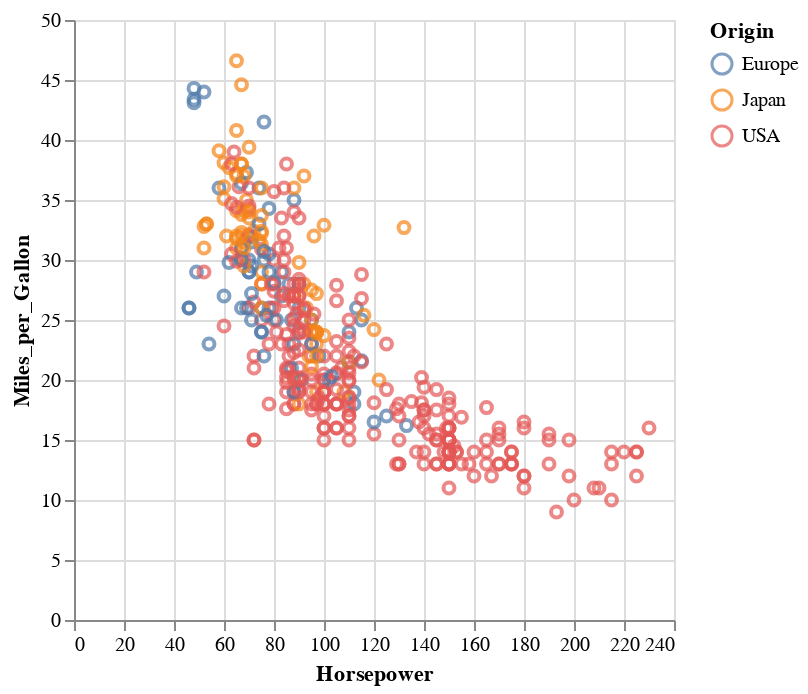

Notebook code cell kept with this figure:
### Code cell
# load an example dataset
from vega_datasets import data
cars = data.cars()

# plot the dataset, referencing dataframe column names
import altair as alt
interval = alt.selection_interval()

alt.Chart(cars).mark_point().encode(
  x='Horsepower',
  y='Miles_per_Gallon',
  color='Origin'
).interactive()

### Figure 1 — Vega-Lite specification as saved in the notebook (floating-point values rounded to 4 significant figures; data arrays with more than 128 entries replaced by an {"elided": "..."} marker saying what was removed)
{"config": {"view": {"continuousWidth": 300, "continuousHeight": 300}}, "data": {"name": "data-583e73726c1545c56c203344161a975c"}, "mark": {"type": "point"}, "encoding": {"color": {"field": "Origin", "type": "nominal"}, "x": {"field": "Horsepower", "type": "quantitative"}, "y": {"field": "Miles_per_Gallon", "type": "quantitative"}}, "params": [{"name": "param_2", "select": {"type": "interval", "encodings": ["x", "y"]}, "bind": "scales"}], "$schema": "https://vega.github.io/schema/vega-lite/v5.20.1.json", "datasets": {"data-583e73726c1545c56c203344161a975c": {"elided": "406 records"}}}
